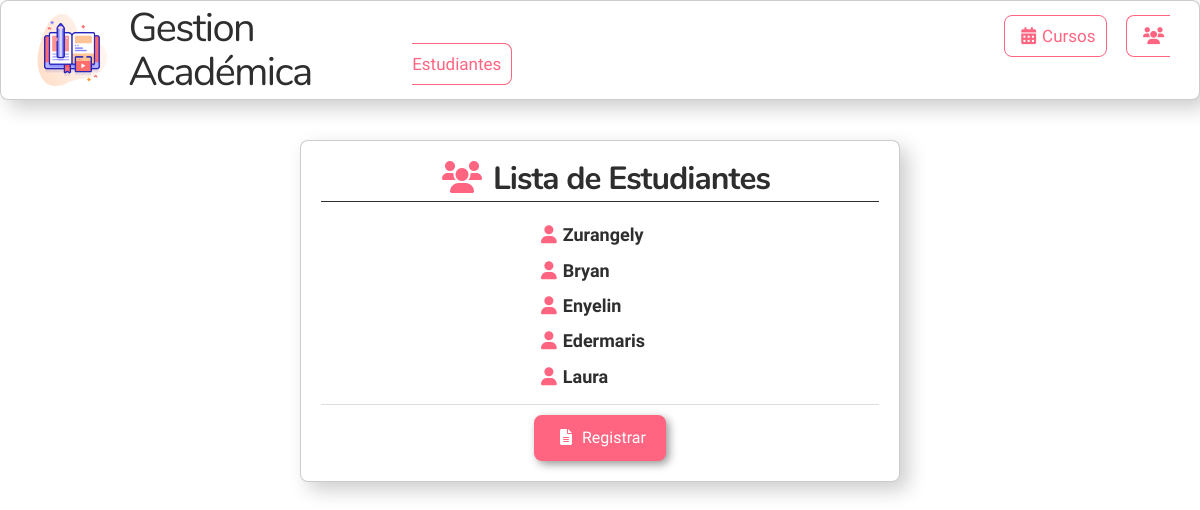
Page /students/students on the committed database.
### students/models.py (models this page shows, shortened)
class Student(models.Model):
    name = models.CharField(max_length=50)
    last_name = models.CharField(max_length=50)
    document = models.CharField(max_length=20, unique=True)
    email = models.EmailField()
    status = models.BooleanField(default=True)

### students/views.py (the view, shortened to what this page needs)
# urls.py: path('students/', include('students.urls')),
def students(request):
    form = StudentForm(request.POST or None)
    students = Student.objects.all()
    return render(request, "students/index.html", {'form':form, 'students':students })

### templates/students/index.html (shortened to what this page needs)
{% extends 'base.html' %}
{% load static %}
{% block content %}
<!DOCTYPE html>
<html lang="en">
<head>
    <link rel="stylesheet" href="{% static 'css/style-index.css' %}">
</head>
<body>
    <div class="container">
        <h3 class="titulo"><i class="fa fa-users mx-2" style="color: #FF6580; border-color: #FF6580;"></i>Lista de Estudiantes</h3>
        <div class="line">
            <ul id="list">
                {% for student in students %}
                <li><b><a href="{% url 'student_detail' student.id %}"><i class="fa fa-user mx-1" style="color: #FF6580; border-color: #FF6580;"></i>{{ student.name }}</a></b></li>
                {% endfor %}
            </ul>
        </div>
        <button type="button" class="button-index" data-bs-toggle="modal" data-bs-target="#modalId"><i
                class="fa fa-file-lines mx-1"></i>
            Registrar
        </button>
    </div>
{% endblock %}

### static/css/base.css (style rules this page uses)
* { margin: 0; padding: 0; text-decoration: none; }
body { background: url(/static/images/fondo.png) no-repeat center/ cover; }

### static/css/style-index.css (style rules this page uses)
body { margin: 0; padding: 0; }
.container { text-align: center; max-width: 600px; min-height: 250px; margin: 40px auto; padding: 20px; background-color: #ffffff; border-radius: .5rem; border: .1rem solid rgba(0, 0, 0, .2); box-shadow: .5rem .5rem 20px rgba(0, 0, 0, .2); }
.titulo { text-align: center; color: #2e2e2e; border-bottom: 1px solid #2e2e2e; padding-bottom: 5px; margin-bottom: 5px; }
#list { font-size: 19px; padding: 0; }
#list li { text-align: left; margin-left: 38%; padding: 2px; color: #2e2e2e; }
#list li a { font-size: 18px; margin-top: 10px; color: #2e2e2e; }
.line { border-bottom: 1px solid #ddd; padding: 10px 0; text-align: center; }
.button-index { display: inline-block; padding: 10px 20px; margin-top: 10px; background-color: #FF6580; color: #fff; text-decoration: none; border-radius: .5rem; box-shadow: .2rem .2rem .5rem rgba(0, 0, 0, 0.404); border: none; font-size: 16px; }

### rows in the picture
Student: name "Zurangely"
Student: name "Bryan"
Student: name "Enyelin"
Student: name "Edermaris"
Student: name "Laura"
